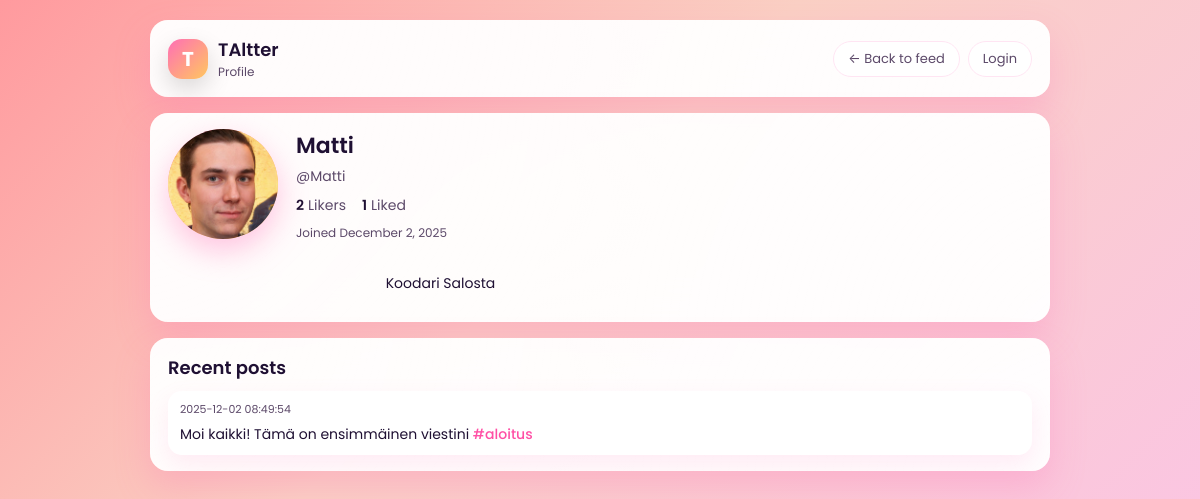
Screenshot of /iteration/profile.php?u=Matti with the database file from the repository.
### tables this page shows
CREATE TABLE `users` (
  `user_id` int(11) NOT NULL,
  `username` varchar(50) NOT NULL,
  `email` varchar(100) NOT NULL,
  `password_hash` varchar(255) NOT NULL,
  `bio` text DEFAULT NULL,
  `profile_picture_url` varchar(255) DEFAULT NULL,
  `created_at` timestamp NOT NULL DEFAULT current_timestamp(),
  `last_seen_mentions` datetime DEFAULT NULL,
  `last_seen_shares` datetime DEFAULT NULL,
  `last_seen_likes` datetime DEFAULT NULL
);

CREATE TABLE `posts` (
  `post_id` int(11) NOT NULL,
  `user_id` int(11) NOT NULL,
  `content` varchar(144) NOT NULL,
  `created_at` timestamp NOT NULL DEFAULT current_timestamp(),
  `edited_at` datetime DEFAULT NULL
);

### iteration/config.php (called while the page is built, shortened)
<?php
function current_user_id() {
    return $_SESSION['user_id'] ?? null;
}
?>

### iteration/profile.php (the view, shortened to what this page needs)
<?php
require_once 'config.php';
$user = $_GET['u'] ?? null;
$stmt = $mysqli->prepare("SELECT user_id, username, bio, profile_picture_url, created_at FROM users WHERE username = ?");
$stmt->bind_param('s', $user);
$stmt->execute();
$res = $stmt->get_result();
$row = $res->fetch_assoc();
$profileUserId = $row['user_id'];
$stmt = $mysqli->prepare("SELECT COUNT(*) as cnt FROM follows WHERE following_id = ?");
$stmt->bind_param("i", $profileUserId);
$stmt->execute();
$followersCount = $stmt->get_result()->fetch_assoc()['cnt'];
$stmt = $mysqli->prepare("SELECT COUNT(*) as cnt FROM follows WHERE follower_id = ?");
$stmt->bind_param("i", $profileUserId);
$stmt->execute();
$followingCount = $stmt->get_result()->fetch_assoc()['cnt'];
?>
<!doctype html>
<html lang="en">
<head>
</head>
<body>
<div class="app-shell">
    <div class="card">
        <div class="card-inner topbar">
            <div class="topbar-left">
                <div class="logo-badge">T</div>
                <div class="app-title">
                    <span>TAltter</span>
                    <span>Profile</span>
                </div>
            </div>
            <div class="topbar-right">
                <a href="index.php" class="btn-outline">← Back to feed</a>
                <?php if (current_user_id()): ?>
                    <a href="logout.php" class="btn-outline">Logout</a>
                <?php else: ?>
                    <a href="login.php" class="btn-outline">Login</a>
                <?php endif; ?>
            </div>
        </div>
    </div>
    <div class="card">
        <div class="card-inner profile-header">
            <div class="profile-avatar">
                <?php if (!empty($row['profile_picture_url'])): ?>
                    <img src="<?= htmlspecialchars($row['profile_picture_url']) ?>" alt="Profile picture">
                <?php endif; ?>
            </div>
            <div class="profile-main">
                <h1 class="profile-username"><?= htmlspecialchars($row['username']) ?></h1>
                <div class="profile-handle">@<?= htmlspecialchars($row['username']) ?></div>
<div class="profile-stats">
    <a class="profile-stat-link" href="followers.php?u=<?= urlencode($row['username']) ?>">
        <span class="profile-stat-number"><?= $followersCount ?></span>
        <span class="profile-stat-label">Likers</span>
    </a>
    <a class="profile-stat-link" href="following.php?u=<?= urlencode($row['username']) ?>">
        <span class="profile-stat-number"><?= $followingCount ?></span>
        <span class="profile-stat-label">Liked</span>
    </a>
</div>
                <div class="profile-meta">
                    Joined <?= htmlspecialchars(date('F j, Y', strtotime($row['created_at']))) ?>
                </div>
                <?php if (!empty($row['bio'])): ?>
                    <div class="profile-bio">
                        <?= nl2br(htmlspecialchars($row['bio'])) ?>
                    </div>
                <?php endif; ?>
            </div>
        </div>
    </div>
    <div class="card">
        <div class="card-inner">
            <h2 class="section-title">Recent posts</h2>
            <div class="post-list">
                <?php
                $stmt = $mysqli->prepare("SELECT post_id, content, created_at FROM posts WHERE user_id = ? ORDER BY created_at DESC LIMIT 50");
                $stmt->bind_param('i', $row['user_id']);
                $stmt->execute();
                $r = $stmt->get_result();
                while ($p = $r->fetch_assoc()) {
                    $c = htmlspecialchars($p['content']);
                    $c = preg_replace(
                        '/#([A-Za-z0-9_åäöÅÄÖ\-]+)/u',
                        '<a href="index.php?hashtag=$1">#$1</a>',
                        $c
                    );
                    $c = preg_replace(
                        '/@([A-Za-z0-9_]+)/',
                        '<a href="profile.php?u=$1">@$1</a>',
                        $c
                    );
                    echo "<div class='post-card'>
                            <div class='post-meta'>".$p['created_at']."</div>
                            <div class='post-body'>$c</div>
                        </div>";
                }
                ?>
            </div>
        </div>
    </div>
</div>
</body>
</html>

### iteration/profile.php (style rules this page uses)
:root { --accent: #ff6fb5; --accent-dark: #ff4fa5; --accent-soft: #ffe5f3; --bg-card: rgba(255, 255, 255, 0.95); --input-border: #ffd4ec; --text-main: #1f1033; --text-soft: #5c4969; --chip-bg: #fce4ff; --chip-text: #6f2f8f; }
*, *::before, *::after { box-sizing: border-box; }
body { margin: 0; min-height: 100vh; font-family: "Poppins", system-ui, -apple-system, BlinkMacSystemFont, "Segoe UI", sans-serif; background: linear-gradient(135deg, #ff9a9e 0%, #fad0c4 40%, #fbc2eb 100%); padding: 20px 12px 28px; color: var(--text-main); }
.app-shell { max-width: 900px; margin: 0 auto; display: flex; flex-direction: column; gap: 16px; }
.card { background: var(--bg-card); backdrop-filter: blur(18px); border-radius: 18px; padding: 16px 18px; box-shadow: 0 16px 35px rgba(255, 105, 180, 0.25); position: relative; overflow: hidden; }
.card::before { content: ""; position: absolute; inset: -40px; background: radial-gradient(circle at top left, rgba(255,255,255,0.6), transparent 55%), radial-gradient(circle at bottom right, rgba(255,255,255,0.5), transparent 55%); opacity: 0.5; pointer-events: none; }
.card-inner { position: relative; z-index: 1; }
.topbar { display: flex; align-items: center; justify-content: space-between; gap: 12px; }
.topbar-left { display: flex; align-items: center; gap: 10px; }
.logo-badge { width: 40px; height: 40px; border-radius: 14px; background: linear-gradient(135deg, #ff6fb5, #ffc75f); display: flex; align-items: center; justify-content: center; color: #fff; font-weight: 700; font-size: 20px; box-shadow: 0 10px 25px rgba(0,0,0,0.15); }
.app-title { display: flex; flex-direction: column; }
.app-title span:first-child { font-weight: 600; font-size: 18px; }
.app-title span:last-child { font-size: 12px; color: var(--text-soft); }
.topbar-right { display: flex; align-items: center; gap: 8px; flex-wrap: wrap; }
a { color: var(--accent-dark); text-decoration: none; }
.btn-outline { border-radius: 999px; border: 1.5px solid var(--accent-soft); background: rgba(255,255,255,0.9); padding: 7px 14px; font: inherit; font-size: 13px; cursor: pointer; color: var(--text-soft); display: inline-flex; align-items: center; gap: 6px; transition: background 0.12s, border-color 0.12s, transform 0.08s; }
.profile-header { display: flex; gap: 18px; align-items: flex-start; flex-wrap: wrap; }
.profile-avatar { width: 110px; height: 110px; border-radius: 50%; background: linear-gradient(135deg, #ff6fb5, #ffc75f); position: relative; flex-shrink: 0; overflow: hidden; box-shadow: 0 12px 30px rgba(255, 111, 181, 0.4); }
.profile-avatar img { width: 100%; height: 100%; object-fit: cover; }
.profile-main { flex: 1; min-width: 0; }
.profile-username { margin: 0; font-size: 22px; font-weight: 600; }
.profile-handle { margin: 4px 0 8px; font-size: 14px; color: var(--text-soft); }
.profile-stats { display: flex; gap: 16px; margin: 8px 0; font-size: 14px; }
.profile-stat-link { display: flex; gap: 4px; align-items: baseline; text-decoration: none; color: inherit; cursor: pointer; }
.profile-stat-number { font-weight: 600; color: var(--text-main); }
.profile-stat-label { color: var(--text-soft); }
.profile-meta { font-size: 12px; color: var(--text-soft); margin-top: 4px; }
.profile-bio { margin-top: 10px; font-size: 14px; white-space: pre-wrap; }
.section-title { margin: 0 0 10px; font-size: 18px; font-weight: 600; }
.post-list { display: flex; flex-direction: column; gap: 10px; }
.post-card { border-radius: 14px; padding: 10px 12px; background: #ffffff; box-shadow: 0 10px 25px rgba(255, 105, 180, 0.12); font-size: 14px; }
.post-meta { font-size: 11px; color: var(--text-soft); margin-bottom: 6px; }
.post-body a { color: var(--accent-dark); font-weight: 500; }

### rows the page displays
users: profile_picture_url (picture), username "Matti", created_at "December 2, 2025", bio "Koodari Salosta"
posts: created_at "2025-12-02 08:49:54", content "Moi kaikki! Tämä on ensimmäinen viestini #aloitus"

### other values shown
$followersCount "2"
$followingCount "1"
